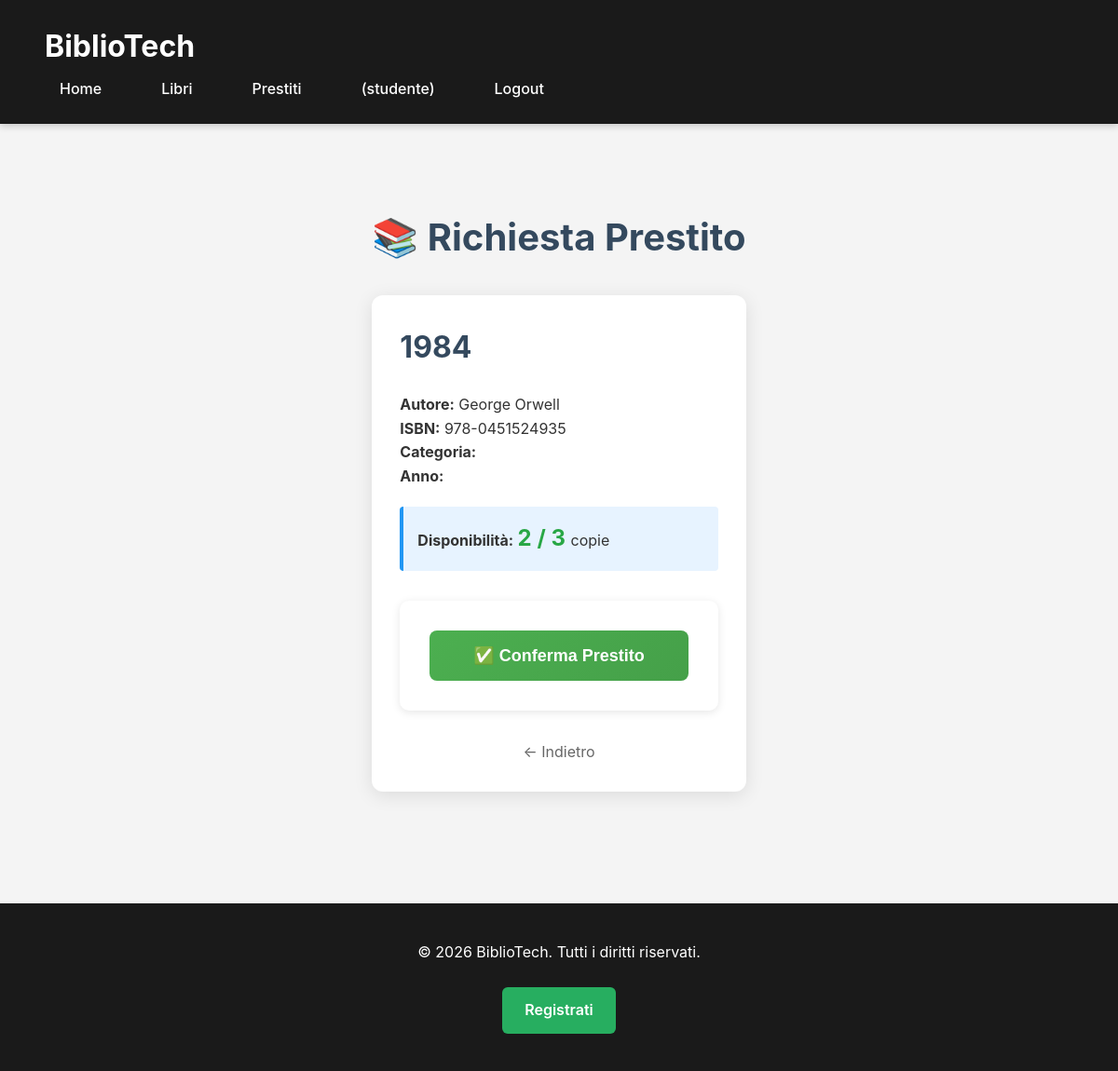
/root/src/prestito.php?id=2 (signed in), run on the app's committed database.
### tables this page shows
CREATE TABLE libri (
    id INT AUTO_INCREMENT PRIMARY KEY,
    titolo VARCHAR(500) NOT NULL,
    autore VARCHAR(255) NOT NULL,
    isbn VARCHAR(20) DEFAULT NULL,
    copie_totali INT NOT NULL DEFAULT 1 CHECK (copie_totali >= 0),
    copie_disponibili INT NOT NULL DEFAULT 1 CHECK (copie_disponibili >= 0),
    data_inserimento TIMESTAMP DEFAULT CURRENT_TIMESTAMP,
    INDEX idx_titolo (titolo),
    INDEX idx_autore (autore),
    INDEX idx_disponibilita (copie_disponibili),
    CONSTRAINT chk_copie CHECK (copie_disponibili <= copie_totali)
);

### root/src/prestito.php (the view, shortened to what this page needs)
<?php
require_once 'config.php';
$error = '';
$success = '';
$libro_id_get = filter_var($_GET['id'] ?? 0, FILTER_VALIDATE_INT);
$libro_details = null;
if ($libro_id_get) {
    try {
        $stmt = $pdo->prepare("SELECT * FROM libri WHERE id = ?");
        $stmt->execute([$libro_id_get]);
        $libro_details = $stmt->fetch();
    } catch (PDOException $e) {
        error_log("Error fetching libro details: " . $e->getMessage());
    }
}
?>
<?php include 'header.php'; ?>
<link rel="stylesheet" href="assets/style.css">
<div class="page-container" style="max-width: 800px; margin: 60px auto; padding: 30px;">
    <h1>📚 Richiesta Prestito</h1>
    <?php if ($libro_details && !$success): ?>
        <div class="libro-card" style="background: white; padding: 30px; border-radius: 12px; box-shadow: 0 4px 20px rgba(0,0,0,0.1); margin: 30px 0;">
            <h2><?= htmlspecialchars($libro_details['titolo']) ?></h2>
            <p><strong>Autore:</strong> <?= htmlspecialchars($libro_details['autore']) ?></p>
            <p><strong>ISBN:</strong> <?= htmlspecialchars($libro_details['isbn']) ?></p>
            <p><strong>Categoria:</strong> <?= htmlspecialchars($libro_details['categoria']) ?></p>
            <p><strong>Anno:</strong> <?= htmlspecialchars($libro_details['anno_pubblicazione']) ?></p>
            <div style="margin: 20px 0; padding: 15px; background: #e7f3ff; border-left: 4px solid #2196F3; border-radius: 4px;">
                <strong>Disponibilità:</strong>
                <span style="font-size: 24px; font-weight: bold; color: <?= $libro_details['copie_disponibili'] > 0 ? '#28a745' : '#dc3545' ?>;">
                    <?= $libro_details['copie_disponibili'] ?> / <?= $libro_details['copie_totali'] ?>
                </span> copie
            </div>
            <?php if ($libro_details['copie_disponibili'] > 0): ?>
                <form method="POST" action="prestito.php" onsubmit="return confirm('Confermi di voler prendere in prestito questo libro?');">
                    <button type="submit" class="btn" style="width: 100%; padding: 16px; background: linear-gradient(135deg, #4CAF50 0%, #45a049 100%); color: white; border: none; border-radius: 8px; font-size: 18px; font-weight: 600; cursor: pointer;">
                        ✅ Conferma Prestito
                    </button>
                </form>
            <?php else: ?>
                <div class="alert alert-warning" style="background: #fff3cd; color: #856404; padding: 15px; border-radius: 8px; text-align: center;">
                    ⚠️ Non ci sono copie disponibili al momento
                </div>
            <?php endif; ?>
            <div style="text-align: center; margin-top: 20px;">
                <a href="libro.php?id=<?= $libro_details['id'] ?>" style="color: #666; text-decoration: none;">← Indietro</a>
            </div>
        </div>
    <?php elseif (!$success && !$error): ?>
        <div class="alert alert-info" style="background: #d1ecf1; color: #0c5460; padding: 20px; border-radius: 8px;">
            Nessun libro selezionato. <a href="libri.php" style="color: #0c5460; font-weight: bold;">Vai al catalogo</a>
        </div>
    <?php endif; ?>
</div>
<?php include 'footer.php'; ?>

### root/src/assets/style.css (style rules this page uses)
* { margin: 0; padding: 0; box-sizing: border-box; }
:root { --primary-color: #27ae60; --primary-hover: #2ecc71; --secondary-color: #34495e; --danger-color: #e74c3c; --warning-color: #f39c12; --info-color: #3498db; --success-color: #27ae60; --dark-bg: #1a1a1a; --light-bg: #f4f4f4; --white: #ffffff; --text-dark: #333333; --text-light: #666666; --border-color: #dddddd; --shadow: 0 2px 10px rgba(0,0,0,0.1); }
body { font-family: -apple-system, BlinkMacSystemFont, 'Segoe UI', 'Arial', sans-serif; background-color: var(--light-bg); color: var(--text-dark); line-height: 1.6; min-height: 100vh; display: flex; flex-direction: column; }
.page-container { max-width: 1200px; margin: 2rem auto; padding: 0 2rem; flex: 1; }
.page-container h1 { font-size: 2.5rem; margin-bottom: 1rem; color: var(--secondary-color); }
.page-container h2 { font-size: 2rem; margin-bottom: 1.5rem; color: var(--secondary-color); }
form { max-width: 500px; margin: 2rem auto; background: var(--white); padding: 2rem; border-radius: 10px; box-shadow: var(--shadow); }
form button, .btn { display: inline-block; padding: 0.875rem 2rem; background-color: var(--primary-color); color: var(--white); border: none; border-radius: 6px; font-size: 1rem; font-weight: 600; cursor: pointer; text-decoration: none; text-align: center; transition: all 0.3s ease; }

### data on the page
libri: titolo "1984", autore "George Orwell", isbn "978-0451524935", copie_disponibili "2", copie_totali "3"

### other printed values
$_SESSION['ruolo'] "studente"
